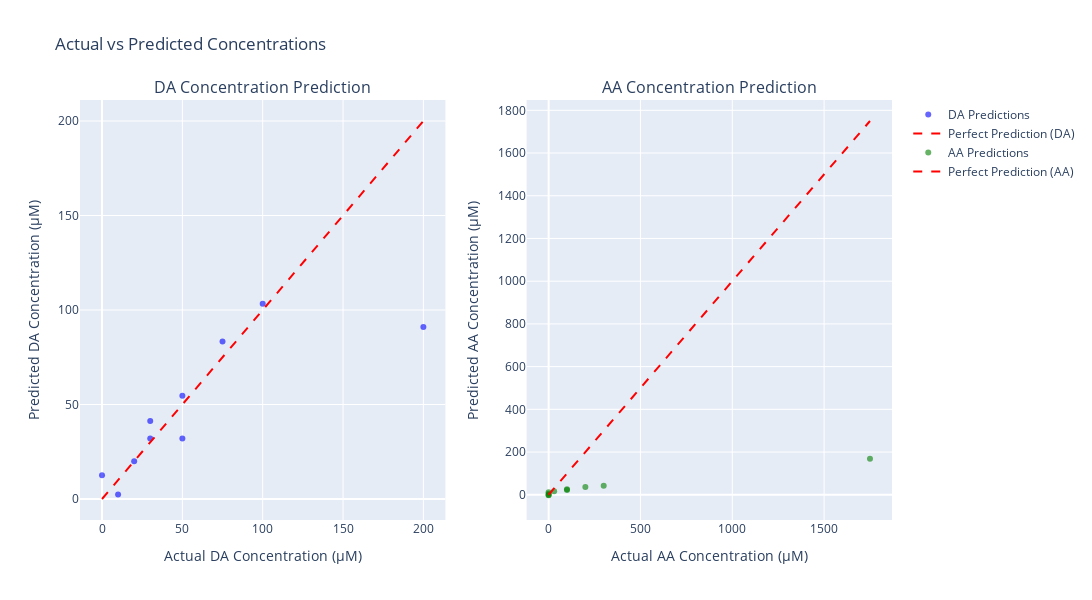

This figure's notebook cell:
### Code cell
import plotly.graph_objects as go
from plotly.subplots import make_subplots

# Create subplots - one for DA and one for AA
fig = make_subplots(rows=1, cols=2, 
                    subplot_titles=('DA Concentration Prediction', 'AA Concentration Prediction'))

# Add DA concentration scatter plot
fig.add_trace(
    go.Scatter(
        x=results['Actual DA Concentration'],
        y=results['Predicted DA Concentration'],
        mode='markers',
        name='DA Predictions',
        marker=dict(color='blue', opacity=0.6),
        hovertemplate='Actual: %{x:.2f}<br>Predicted: %{y:.2f}<extra></extra>'
    ),
    row=1, col=1
)

# Add perfect prediction line for DA
fig.add_trace(
    go.Scatter(
        x=[results['Actual DA Concentration'].min(), results['Actual DA Concentration'].max()],
        y=[results['Actual DA Concentration'].min(), results['Actual DA Concentration'].max()],
        mode='lines',
        name='Perfect Prediction (DA)',
        line=dict(color='red', dash='dash')
    ),
    row=1, col=1
)

# Add AA concentration scatter plot
fig.add_trace(
    go.Scatter(
        x=results['Actual AA Concentration'],
        y=results['Predicted AA Concentration'],
        mode='markers',
        name='AA Predictions',
        marker=dict(color='green', opacity=0.6),
        hovertemplate='Actual: %{x:.2f}<br>Predicted: %{y:.2f}<extra></extra>'
    ),
    row=1, col=2
)

# Add perfect prediction line for AA
fig.add_trace(
    go.Scatter(
        x=[results['Actual AA Concentration'].min(), results['Actual AA Concentration'].max()],
        y=[results['Actual AA Concentration'].min(), results['Actual AA Concentration'].max()],
        mode='lines',
        name='Perfect Prediction (AA)',
        line=dict(color='red', dash='dash')
    ),
    row=1, col=2
)

# Update layout
fig.update_layout(
    title='SVR Model Actual vs Predicted Concentrations',
    width=1200,
    height=600,
    showlegend=True,
    hovermode='closest'
)

# Update axes labels
fig.update_xaxes(title_text='Actual DA Concentration (µM)', row=1, col=1)
fig.update_yaxes(title_text='Predicted DA Concentration (µM)', row=1, col=1)
fig.update_xaxes(title_text='Actual AA Concentration (µM)', row=1, col=2)
fig.update_yaxes(title_text='Predicted AA Concentration (µM)', row=1, col=2)

# Show the plot
fig.show()

### Figure 1 — Plotly figure (JSON) as saved in the notebook; plotly's stock layout.template omitted (floating-point values rounded to 4 significant figures)
{"data": [{"hovertemplate": "Actual: %{x:.2f}<br>Predicted: %{y:.2f}<extra></extra>", "marker": {"color": "blue", "opacity": 0.6}, "mode": "markers", "name": "DA Predictions", "type": "scatter", "x": [0, 200, 75, 30, 10, 30, 50, 50, 100, 20], "xaxis": "x", "y": [12.61, 90.96, 83.32, 31.96, 2.333, 41.26, 32.0, 54.64, 103.3, 19.92], "yaxis": "y"}, {"line": {"color": "red", "dash": "dash"}, "mode": "lines", "name": "Perfect Prediction (DA)", "type": "scatter", "x": [0, 200], "xaxis": "x", "y": [0, 200], "yaxis": "y"}, {"hovertemplate": "Actual: %{x:.2f}<br>Predicted: %{y:.2f}<extra></extra>", "marker": {"color": "green", "opacity": 0.6}, "mode": "markers", "name": "AA Predictions", "type": "scatter", "x": [1750, 200, 0, 30, 0, 300, 100, 0, 100, 0], "xaxis": "x2", "y": [168.9, 36.23, -2.243, 16.59, 11.22, 41.96, 22.33, -0.921, 25.57, 5.348], "yaxis": "y2"}, {"line": {"color": "red", "dash": "dash"}, "mode": "lines", "name": "Perfect Prediction (AA)", "type": "scatter", "x": [0, 1750], "xaxis": "x2", "y": [0, 1750], "yaxis": "y2"}], "layout": {"annotations": [{"font": {"size": 16}, "showarrow": false, "text": "DA Concentration Prediction", "x": 0.225, "xanchor": "center", "xref": "paper", "y": 1, "yanchor": "bottom", "yref": "paper"}, {"font": {"size": 16}, "showarrow": false, "text": "AA Concentration Prediction", "x": 0.775, "xanchor": "center", "xref": "paper", "y": 1, "yanchor": "bottom", "yref": "paper"}], "height": 600, "hovermode": "closest", "showlegend": true, "title": {"text": "Actual vs Predicted Concentrations"}, "width": 1200, "xaxis": {"anchor": "y", "domain": [0, 0.45], "title": {"text": "Actual DA Concentration (µM)"}}, "xaxis2": {"anchor": "y2", "domain": [0.55, 1], "title": {"text": "Actual AA Concentration (µM)"}}, "yaxis": {"anchor": "x", "domain": [0, 1], "title": {"text": "Predicted DA Concentration (µM)"}}, "yaxis2": {"anchor": "x2", "domain": [0, 1], "title": {"text": "Predicted AA Concentration (µM)"}}}}
